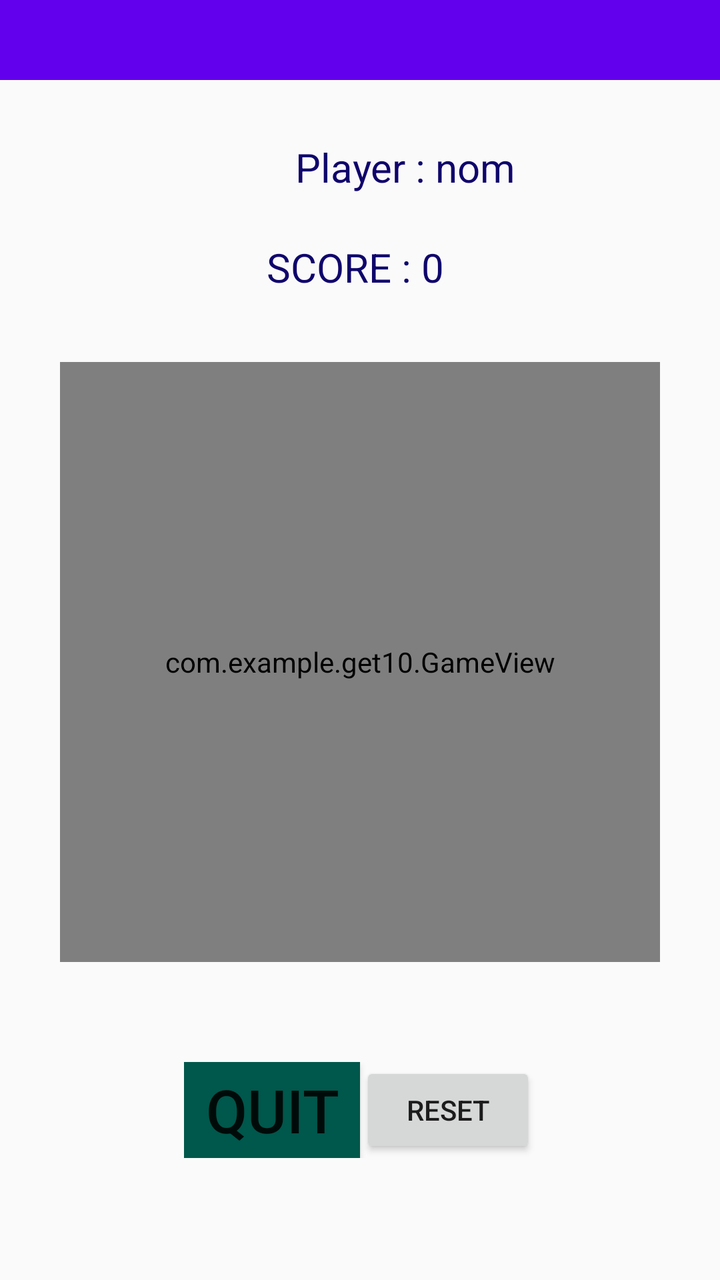
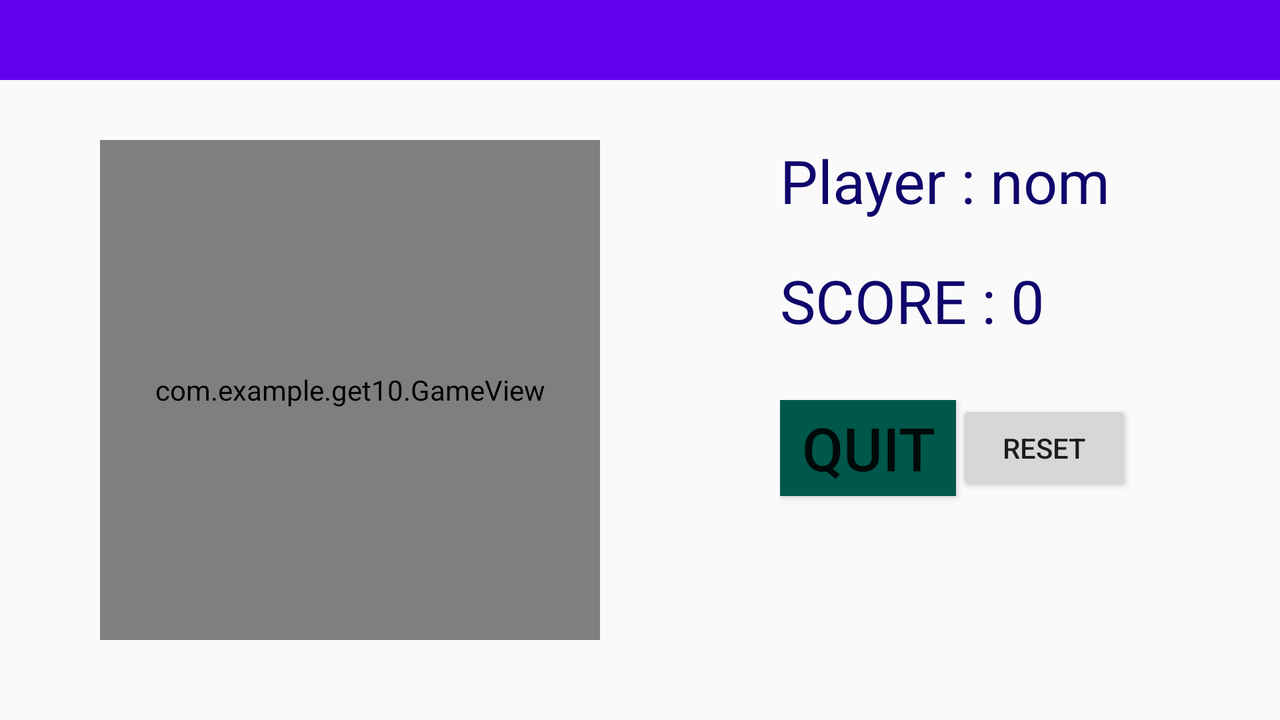

First picture: res/layout/ on a phone held upright. Second picture: the repository's own variant of that layout, on a device whose configuration matches the variant's folder. Source for both follows.
<!-- AndroidManifest.xml: application theme AppTheme -->
<!-- res/layout/activity_play.xml -->
<?xml version="1.0" encoding="utf-8"?>
<RelativeLayout
    xmlns:android="http://schemas.android.com/apk/res/android"
    xmlns:tools="http://schemas.android.com/tools"
    android:layout_width="match_parent"
    android:layout_height="match_parent"
    tools:context=".PlayActivity"
    android:layout_gravity="center"
    android:orientation="horizontal"
    >

    <include
        android:id="@+id/Toolbar"
        layout="@layout/toolbar">

    </include>

    <TextView
        android:id="@+id/TEXT"
        android:layout_height="wrap_content"
        android:layout_width="match_parent"
        android:textColor="@color/blue"
        android:gravity="center"
        android:text="Player : nom "
        android:textSize="20dp"
        android:layout_marginLeft="50dp"
        android:layout_marginTop="70dp"

        />

    <TextView
        android:id="@+id/tv_score"
        android:layout_height="wrap_content"
        android:layout_width="match_parent"
        android:gravity="center"
        android:text="Score : 0 "
        android:layout_marginTop="120dp"
        android:textAllCaps="true"
        android:textColor="@color/blue"
        android:textSize="20dp"
        android:freezesText="true"/>

    <LinearLayout
        android:layout_width="fill_parent"
        android:layout_height="fill_parent"
        android:gravity="center"
        android:orientation="vertical"
        android:layout_marginTop="70dp"
        >

        
        <LinearLayout
            android:layout_width="@dimen/main_layout_gameView"
            android:layout_height="@dimen/main_layout_gameView"
            android:layout_gravity="center_horizontal"
            android:layout_margin="50dp"
            android:orientation="vertical">

            <com.example.get10.GameView
                android:id="@+id/boardSurface"
                android:layout_width="match_parent"
                android:layout_height="match_parent"
               />
        </LinearLayout>

        
        

        <LinearLayout
            android:layout_width="wrap_content"
            android:layout_height="wrap_content"
            android:layout_gravity="center_horizontal"
            android:orientation="horizontal">

            <Button
                android:id="@+id/playButton"
                android:layout_width="wrap_content"
                android:layout_height="wrap_content"
                android:layout_gravity="center"
                android:background="@color/colorPrimaryDark"
                android:onClick="onClickQuit"
                android:text="@string/quit"
                android:textSize="30dp" />

            <Button
                android:layout_width="wrap_content"
                android:layout_height="wrap_content"
                android:layout_gravity="center"
                android:onClick="onClickReset"
                android:text="RESET" />

        </LinearLayout>


    </LinearLayout>


</RelativeLayout>
<!-- res/layout/toolbar.xml (included above) -->
<?xml version="1.0" encoding="utf-8"?>
<android.support.v7.widget.Toolbar xmlns:android="http://schemas.android.com/apk/res/android"
    android:layout_width="match_parent"
    android:layout_height="wrap_content"
    xmlns:app="http://schemas.android.com/apk/res-auto"
    android:background="@color/design_default_color_primary"
    android:minHeight="40dp"
    android:id="@+id/Toolbar"
    android:theme="@style/ThemeOverlay.AppCompat.Dark.ActionBar"
    android:layout_marginBottom="50dp"
    >

</android.support.v7.widget.Toolbar>
<!-- resources referenced by this layout -->
<resources>
  <color name="blue">#0f056b</color>
  <color name="colorPrimaryDark">#00574B</color>
  <dimen name="main_layout_gameView">300dp</dimen>
  <string name="quit">Quit</string>
  <style name="AppTheme" parent="Theme.AppCompat.Light.NoActionBar">
          
  
          <item name="colorPrimaryDark">@color/colorPrimaryDark</item>
          <item name="colorAccent">@color/colorAccent</item>
          <item name="backgroudcolor">#fcfcfc</item>
          <item name="cardbackgroud">#ffffff</item>
          <item name="textcolor">#808080</item>
          <item name="tintcolor">#000000</item>
          <item name="buttoncolor">#2196F3</item>
  
      </style>
  <color name="colorAccent">#D81B60</color>
</resources>
<!-- res/layout-land/activity_play.xml (the repository's variant of the layout above) -->
<!-- drawn on the phone turned sideways -->
<?xml version="1.0" encoding="utf-8"?>
<RelativeLayout xmlns:android="http://schemas.android.com/apk/res/android"
    xmlns:tools="http://schemas.android.com/tools"
    android:layout_width="match_parent"
    android:layout_height="match_parent"
    tools:context=".PlayActivity"
    android:layout_gravity="center"
    android:orientation="horizontal"
    >

    <include
        android:id="@+id/Toolbar"
        layout="@layout/toolbar">
    </include>


    <LinearLayout
        android:layout_width="250dp"
        android:layout_height="250dp"
        android:layout_marginTop="70dp"
        android:layout_marginLeft="50dp"
        android:layout_gravity="center_horizontal"
        android:orientation="vertical">

        <com.example.get10.GameView
            android:id="@+id/boardSurface"
            android:layout_width="match_parent"
            android:layout_height="match_parent" />
    </LinearLayout>


    <TextView
        android:id="@+id/TEXT"
        android:layout_width="match_parent"
        android:layout_height="50dp"
        android:text="Player : nom "
        android:textSize="30dp"
        android:layout_marginLeft="390dp"
        android:layout_marginTop="70dp"
        android:textColor="@color/blue"
        />


    <TextView
        android:id="@+id/tv_score"
        android:layout_width="244dp"
        android:layout_height="70dp"
        android:layout_marginLeft="390dp"
        android:layout_marginTop="130dp"
        android:text="Score : 0 "
        android:textAllCaps="true"
        android:textSize="30dp"
        android:freezesText="true"
        android:textColor="@color/blue"
         />

    <LinearLayout
        android:layout_width="wrap_content"
        android:layout_height="100dp"
        android:layout_gravity="center_vertical"
        android:layout_marginLeft="390dp"
        android:layout_marginTop="200dp"
        android:orientation="horizontal">


        <Button
            android:id="@+id/playButton"
            android:layout_width="wrap_content"
            android:layout_height="wrap_content"
            android:layout_gravity="left"
            android:background="@color/colorPrimaryDark"
            android:onClick="onClickQuit"
            android:text="@string/quit"
            android:textSize="30dp" />

        <Button
            android:layout_width="wrap_content"
            android:layout_height="wrap_content"
            android:layout_gravity="left"
            android:onClick="onClickReset"
            android:text="RESET" />
    </LinearLayout>


</RelativeLayout>
<!-- resources referenced by the variant -->
<!-- as the phone turned sideways resolves them -->
<resources>
  <color name="blue">#0f056b</color>
  <color name="colorPrimaryDark">#00574B</color>
  <string name="quit">Quit</string>
  <style name="AppTheme" parent="Theme.AppCompat.Light.NoActionBar">
          
  
          <item name="colorPrimaryDark">@color/colorPrimaryDark</item>
          <item name="colorAccent">@color/colorAccent</item>
          <item name="backgroudcolor">#fcfcfc</item>
          <item name="cardbackgroud">#ffffff</item>
          <item name="textcolor">#808080</item>
          <item name="tintcolor">#000000</item>
          <item name="buttoncolor">#2196F3</item>
  
      </style>
  <color name="colorAccent">#D81B60</color>
</resources>
